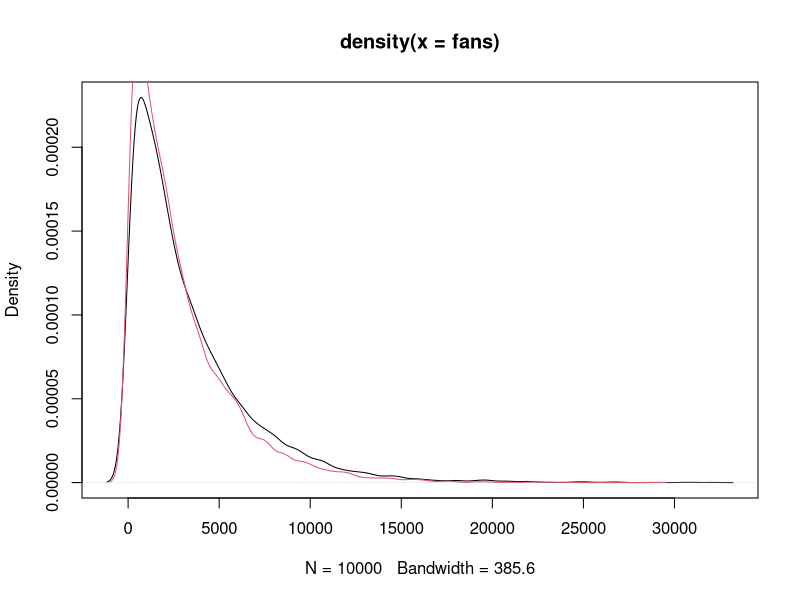

This figure's R source:
# Question 1
# P(X <= 2) = ?
# p = 6/10000, n=1000
# binomial and poisson (lambda is expected value which is EV=n*p)
# P(X <= 2) = P(0)+P(1)+P(2)

p<-6/10000
n<-1000
ev <- p*n
vec_p1<-rpois(n, ev)

pp <- numeric() # vector for storing probabilities
for (i in 1:3){
  pp[i] <- dpois(i-1, ev)
}
sum(pp) # cummulative probability P (X<=2)

pb <- numeric()
for (i in 1:3){
  pb[i] <- dbinom(i-1, n,p)
}
sum(pb)

# Question 2
# P(X>=2)=? 1-P(X<=1)
p<-1/1200
n<-300
ev <- p*n

pp <- numeric() # vector for storing probabilities
for (i in 1:2){
  pp[i] <- dpois(i-1, ev)
}
1-sum(pp)

# Question 3
lam <- 4
n <- 100

ceiling(n*dpois(0, lam)) # number of days without accidents

pp <- numeric() # vector for storing probabilities
for (i in 1:2){
  pp[i] <- dpois(i-1, lam)
}
ceiling(n*(1-sum(pp))) # num of days with at least two accidents
ceiling((1-ppois(1,lam))*n)

pp <- numeric() # vector for storing probabilities
for (i in 1:4){
  pp[i] <- dpois(i-1, lam)
}
n*sum(pp) # num of days with at most 3 accidents
ceiling(ppois(3,lam)*n)

# Question 4
fans<-rexp(10000, 0.0003)
plot(density(fans))
nfans <- rexp(10000, 0.00035)
lines(density(nfans),col=2)

l<-0.0003
1-pexp(10000,l)
1-pexp(10000,0.00035)

# Question 5
r <-1/8
pexp(5,r)
qexp(1-0.95,r) # minutes
qexp(1-0.95,r)*60 # seconds
